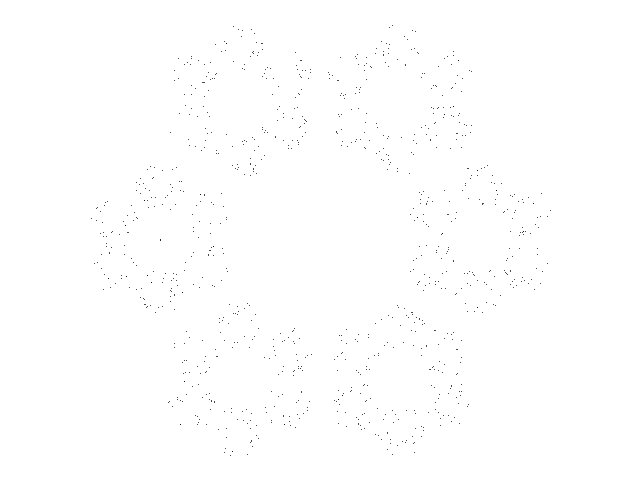
Frame 1 (no input)
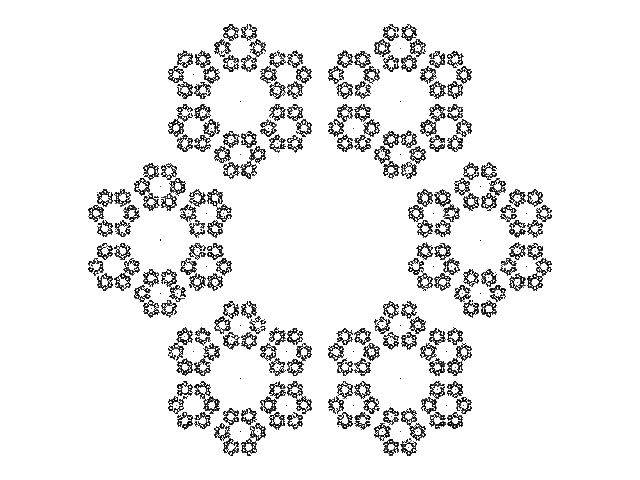
Frame 60 (the mouse pressed at the canvas centre just before this capture)
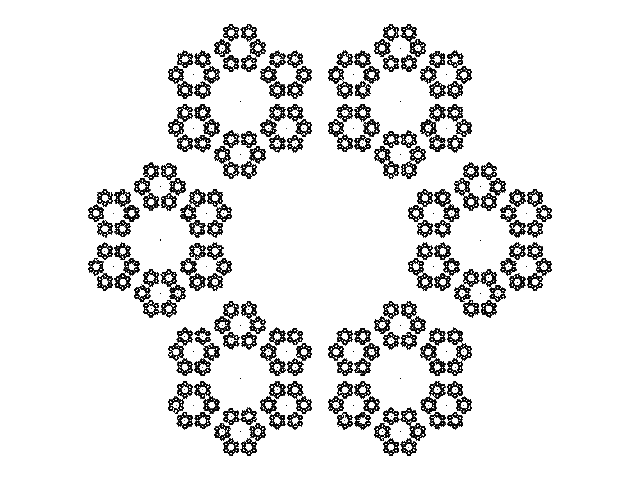
Frame 120 (the mouse held since frame 60 and released just before this capture)

The Processing sketch that drew these frames (run headless with seeded random() and noise(); from frame 60 on, the mouse is pressed at the canvas centre):

// Processing sketch: IFS_Snow
// ── IFS_Snow.pde
// IFS Snow fractal //


void setup() {
  
  size(640,480);
  background(255);
  
}


void draw() {
  
  int i, l, n, ix, iy;
  int m = 6;
  float x = 0.0, y = 0.0, x1, y1;
  float[] a = new float[10];
  float[] b = new float[10];
   
  for (i=0; i<m; i++) {
     
    a[i] = cos(TWO_PI * i / (float)m);
    b[i] = sin(TWO_PI * i / (float)m);
    
  }

  for (n=0; n<1000; n++) {
  
    l = (int)random(m);
    x1 = y + a[l];
    y1 = x + b[l];
    x1 /= 3.0;
    y1 /= 3.0;
    x = x1;
    y = y1;

    point(320 + (480 * x), 240 + (480 * y));

  }

}
